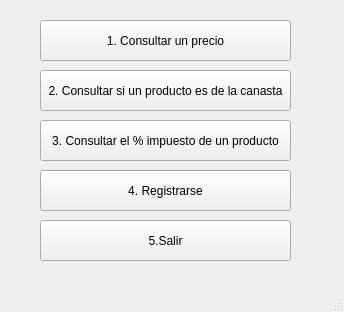
<?xml version="1.0" encoding="UTF-8"?>
<ui version="4.0">
 <class>W_Menu</class>
 <widget class="QMainWindow" name="W_Menu">
  <property name="geometry">
   <rect>
    <x>0</x>
    <y>0</y>
    <width>344</width>
    <height>312</height>
   </rect>
  </property>
  <property name="windowTitle">
   <string>MainWindow</string>
  </property>
  <widget class="QWidget" name="centralwidget">
   <widget class="QPushButton" name="pushButton">
    <property name="geometry">
     <rect>
      <x>40</x>
      <y>20</y>
      <width>251</width>
      <height>41</height>
     </rect>
    </property>
    <property name="text">
     <string>1. Consultar un precio</string>
    </property>
   </widget>
   <widget class="QPushButton" name="pushButton_2">
    <property name="geometry">
     <rect>
      <x>40</x>
      <y>70</y>
      <width>251</width>
      <height>41</height>
     </rect>
    </property>
    <property name="text">
     <string>2. Consultar si un producto es de la canasta</string>
    </property>
   </widget>
   <widget class="QPushButton" name="pushButton_3">
    <property name="geometry">
     <rect>
      <x>40</x>
      <y>120</y>
      <width>251</width>
      <height>41</height>
     </rect>
    </property>
    <property name="text">
     <string>3. Consultar el % impuesto de un producto</string>
    </property>
   </widget>
   <widget class="QPushButton" name="pushButton_4">
    <property name="geometry">
     <rect>
      <x>40</x>
      <y>170</y>
      <width>251</width>
      <height>41</height>
     </rect>
    </property>
    <property name="text">
     <string>4. Registrarse</string>
    </property>
   </widget>
   <widget class="QPushButton" name="pushButton_5">
    <property name="geometry">
     <rect>
      <x>40</x>
      <y>220</y>
      <width>251</width>
      <height>41</height>
     </rect>
    </property>
    <property name="text">
     <string>5.Salir</string>
    </property>
   </widget>
  </widget>
  <widget class="QMenuBar" name="menubar">
   <property name="geometry">
    <rect>
     <x>0</x>
     <y>0</y>
     <width>344</width>
     <height>21</height>
    </rect>
   </property>
  </widget>
  <widget class="QStatusBar" name="statusbar"/>
 </widget>
 <resources/>
 <connections/>
</ui>
